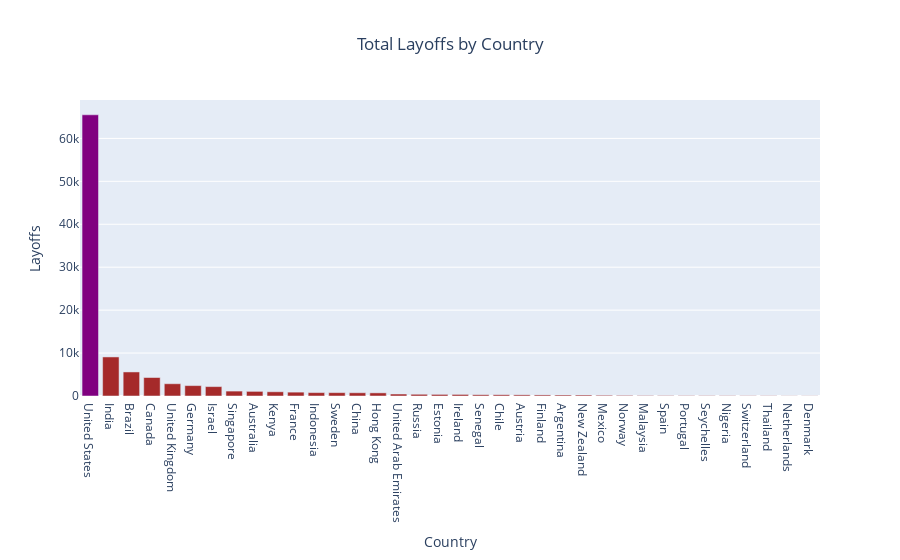

Notebook cell for this chart:
### Code cell
country_layoffs = (
    clean_df
    .groupby('Country')['Layoffs']
    .sum()
    .sort_values(ascending = False)
    .reset_index()
)

# Bar chart for total layoffs by country
fig_country_layoffs = px.bar(
    country_layoffs, 
    x = 'Country', 
    y = 'Layoffs', 
    title = 'Total Layoffs by Country', 
    color = np.where(country_layoffs.index == 0, True, False),
    color_discrete_map = {True: 'purple', False: 'brown'}
)

fig_country_layoffs.update_layout(title_x = 0.5, showlegend = False)

fig_country_layoffs.show()

### Figure 1 — Plotly figure (JSON) as saved in the notebook; plotly's stock layout.template omitted (floating-point values rounded to 4 significant figures)
{"data": [{"alignmentgroup": "True", "hovertemplate": "color=True<br>Country=%{x}<br>Layoffs=%{y}<extra></extra>", "legendgroup": "True", "marker": {"color": "purple", "pattern": {"shape": ""}}, "name": "True", "offsetgroup": "True", "orientation": "v", "showlegend": true, "textposition": "auto", "type": "bar", "x": ["United States"], "xaxis": "x", "y": [65499], "yaxis": "y"}, {"alignmentgroup": "True", "hovertemplate": "color=False<br>Country=%{x}<br>Layoffs=%{y}<extra></extra>", "legendgroup": "False", "marker": {"color": "brown", "pattern": {"shape": ""}}, "name": "False", "offsetgroup": "False", "orientation": "v", "showlegend": true, "textposition": "auto", "type": "bar", "x": ["India", "Brazil", "Canada", "United Kingdom", "Germany", "Israel", "Singapore", "Australia", "Kenya", "France", "Indonesia", "Sweden", "China", "Hong Kong", "United Arab Emirates", "Russia", "Estonia", "Ireland", "Senegal", "Chile", "Austria", "Finland", "Argentina", "New Zealand", "Mexico", "Norway", "Malaysia", "Spain", "Portugal", "Seychelles", "Nigeria", "Switzerland", "Thailand", "Netherlands", "Denmark"], "xaxis": "x", "y": [9098, 5603, 4306, 2856, 2422, 2190, 1144, 1076, 982, 900, 791, 782, 755, 730, 459, 400, 373, 366, 300, 295, 270, 250, 233, 225, 170, 140, 100, 89, 80, 75, 70, 62, 55, 35, 35], "yaxis": "y"}], "layout": {"barmode": "relative", "legend": {"title": {"text": "color"}, "tracegroupgap": 0}, "showlegend": false, "title": {"text": "Total Layoffs by Country", "x": 0.5}, "xaxis": {"anchor": "y", "domain": [0, 1], "title": {"text": "Country"}}, "yaxis": {"anchor": "x", "domain": [0, 1], "title": {"text": "Layoffs"}}}}
